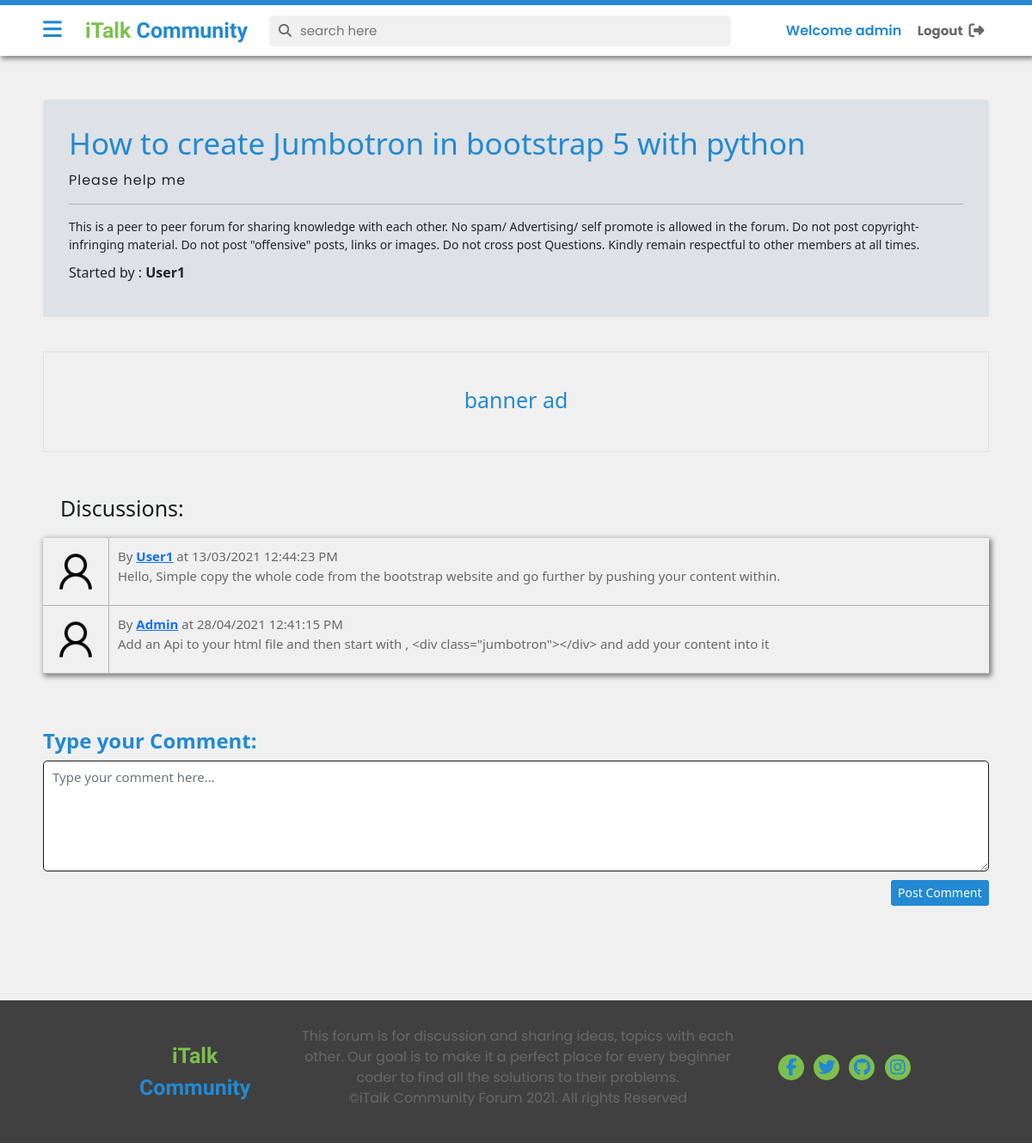
The app's page /thread.php?thread_id=2 (signed in) with its own data.
### tables this page shows
CREATE TABLE `threads` (
  `thread_id` int(7) NOT NULL,
  `thread_title` varchar(255) NOT NULL,
  `thread_desc` text NOT NULL,
  `thread_cat_id` int(7) NOT NULL,
  `thread_user_id` int(7) NOT NULL,
  `timestamp` datetime NOT NULL DEFAULT current_timestamp()
);

CREATE TABLE `users_23` (
  `user_id` int(7) NOT NULL,
  `username` varchar(23) NOT NULL,
  `email` varchar(255) NOT NULL,
  `password` varchar(255) NOT NULL,
  `user_description` text NOT NULL,
  `user_img` varchar(255) NOT NULL,
  `timestamp` datetime NOT NULL DEFAULT current_timestamp()
);

CREATE TABLE `comments` (
  `comment_id` int(11) NOT NULL,
  `comment_content` text NOT NULL,
  `thread_id` int(11) NOT NULL,
  `comment_by` varchar(30) NOT NULL,
  `comment_time` datetime NOT NULL DEFAULT current_timestamp()
);

### thread.php (the view, shortened to what this page needs)
<!DOCTYPE html>
<html lang="en">
<head>
    <link rel="stylesheet" href="https://cdnjs.cloudflare.com/ajax/libs/font-awesome/5.15.3/css/all.min.css">
    <link href="https://cdn.jsdelivr.net/npm/bootstrap@5.0.0-beta2/dist/css/bootstrap.min.css" rel="stylesheet"
>
    <link rel="stylesheet" href="css/threadlist.css?v=<?php echo time(); ?>">
    <link rel="stylesheet" href="style.css?v=<?php echo time(); ?>">
    <link rel="stylesheet" href="partials/css/partials.css?v=<?php echo time(); ?>">
</head>
<body>
    <?php require "partials/_header.php"; ?>
    <div class="main-container">
        <?php require "partials/_sidenav.php"; ?>
            <div class="_main" id="main">
            <?php
            $id =  $_GET['thread_id'];
            $sql = "SELECT * FROM `threads` WHERE thread_id = $id ";
            $res = mysqli_query($conn, $sql);
            if($res){
                while($row = mysqli_fetch_assoc($res)){
                    $title = $row['thread_title'];
                    $desc = $row['thread_desc'];
                    $user_id = $row['thread_user_id'];
                    $sql2 = "SELECT username FROM `users_23` WHERE user_id='$user_id'";
                        $res2 = mysqli_query($conn, $sql2);
                        $row = mysqli_fetch_assoc($res2);
                        $user = $row['username'];
                echo'<div class="jumbotron">
                        <h1 class="display-4"><span>'.$title.'</span></h1>
                        <p class="lead">'.$desc.'</p>
                        <hr class="my-4">
                        <p class="disclaimer">This is a peer to peer forum for sharing knowledge with each other. No spam/ Advertising/ self promote is allowed in the forum. Do not post copyright-infringing material. Do not post "offensive" posts, links or images. Do not cross post Questions. Kindly remain respectful to other members at all times. </p>
                        <p class="lead">
                            <p> Started by : <span style="text-transform: capitalize;"><strong>'.$user.'</strong></span></p>
                        </p>
                    </div>';
            }} ?>
                <div class="banner-ad border">
                    <h1 class="text-center">banner ad</h1>
                </div>
            <h1 class="browse-heading">Discussions:</h1>
            <div class="comments">
                <?php
                    $id =  $_GET['thread_id'];
                    $sql = "SELECT * FROM `comments` WHERE thread_id = $id ";
                    $res = mysqli_query($conn, $sql);
                    while($row = mysqli_fetch_assoc($res)){
                    $message = $row['comment_content'];
                    $commentTime = $row['comment_time'];
                    $comment_by = $row['comment_by'];
                    $sql2 = "SELECT username FROM `users_23` WHERE user_id='$comment_by'";
                        $res2 = mysqli_query($conn, $sql2);
                        $row = mysqli_fetch_assoc($res2);
                        $user = $row['username'];
                    echo   '<div class="comment d-flex">
                            <span class="img"><img src="assets/images/user.png" alt=""></span>
                            <div class="">
                            <p class="my-0">By <span style="text-transform:capitalize; display:inline-block; border:none;"><strong><a href="#">'.$user.'</a></strong></span> at '.date("d/m/Y h:i:s A", strtotime($commentTime)).'</p>
                            <p>'.$message.'</p>
                            </div>
                        </div>';
                    }
                    ?>
            </div>
            <div class="type-comment">
            <?php
            if($login){ echo'
            <form action="'.$_SERVER['REQUEST_URI'].'" method="POST">
                <div class="mb-3">
                    <label for="comment" class="form-label">Type your Comment:</label>
                    <textarea class="form-control" id="comment" rows="5" name="comment"
                        placeholder="Type your comment here..." required></textarea>
                    <input type="hidden" name="sno" value="'.$_SESSION['user_id'].'">
                </div>
                <div class="col-12 d-flex justify-content-end">
                    <button class="btn btn-primary" type="submit">Post Comment</button>
                </div>
            </form>
        ';
            }
            else{
                echo
                '<p class="btnadd text-dark bg-warning p-3"><strong>
               Please Login to Join the Discussion </strong>
            </p>';
            }
            ?>
            </div>
    </div>
    </div>
    <?php require "partials/_footer.php" ?>
</body>
</html>

### css/threadlist.css (style rules this page uses)
.jumbotron { padding: 3rem 3rem; margin-top: 0rem; margin-bottom: 4rem; background-color: #dee2e6; border-radius: .3rem; transition: all .5s ease-in-out; }
.jumbotron p.lead { font-family: 'Poppins', sans-serif !important; font-weight: 400; font-size: 1.6rem; letter-spacing: 0.1rem; margin-bottom: 0rem !important; }
.jumbotron p.disclaimer { font-size: 1.4rem; font-weight: 300; }
.jumbotron h1 { margin-bottom: 1rem; }
.jumbotron h1 span { color: var(--primary); font-weight: 400; }
.main ._main { margin-left: 20rem; }
div._main .banner-ad { color: var(--primary); margin-bottom: 5rem; padding: 4rem 4rem; }
div._main h1.browse-heading { color: var(--dark); margin: 0 2rem; }
div._main .comments { margin-top: 2rem; margin-bottom: 6rem; box-shadow: 2px 2px 6px 1px rgba(0,0,0, 0.5); }
div._main .comments .comment { padding: 0rem; margin: 0rem; color: var(--dark); border-bottom: 1px solid rgba(180, 180, 180) !important; }
div._main .comments .comment span.img { width: 7%; height: auto; padding: .9rem; display: flex; justify-content: center; align-items: center; border-right: 1px solid rgba(180, 180, 180) !important; }
div._main .comments .comment span img { width: 6rem; height: 6rem; object-fit: cover; }
div._main .comments .comment div { width: 100%; padding: 1rem; }
div._main .comments .comment div p { font-weight: 400; font-size: 1.5rem; color: var(--grey); }
div._main .type-comment { margin-bottom: 6rem; }
div._main .type-comment form label { font-size: 2.4rem; font-weight: 600; color: var(--primary); }
div._main div.type-comment form textarea { font-size: 1.5rem; padding: 0.7rem 1rem; border: 1px solid var(--dark); border-radius: 5px; }
div._main div.type-comment form button { background-color: var(--primary); border: 1px solid var(--primary); font-size: 1.4rem; font-weight: 500; }

### style.css (style rules this page uses)
:root { --primary : #2389D3; --secondary : #7DBF4D; --dark : #191e1e; --light : #F0F0F0; --bgwhite : #f4f7f9; --pure: #fff; --grey :#686868; --bglight:#f0f0f0; }
*, *:before, *:after { margin: 0; padding: 0; box-sizing: border-box; }
html { font-size: 62.5%; -webkit-font-smoothing: antialiased; }
body { background: var(--pure); font-size: 1.6rem; }
div.main-container { padding: 0; margin-top: 6.6rem; }
.main ._main { margin: 0rem; padding: 5rem; position: relative; }

### partials/css/partials.css (style rules this page uses)
.border { border:1px solid var(--dark); }
.d-flex { display: flex; }

### records on screen
threads: thread_title "How to create Jumbotron in bootstrap 5 with python", thread_desc "Please help me", users_23.username "User1"
comments: users_23.username "User1", comment_time "13/03/2021 12:44:23 PM", comment_content "Hello, Simple copy the whole code from the bootstrap website and go further by pushing your content within."
comments: users_23.username "Admin", comment_time "28/04/2021 12:41:15 PM", comment_content "Add an Api to your html file and then start with , <div class=\"jumbotron\"></div> and add your content into it"

### other values on screen
$_SESSION['username'] "admin"
